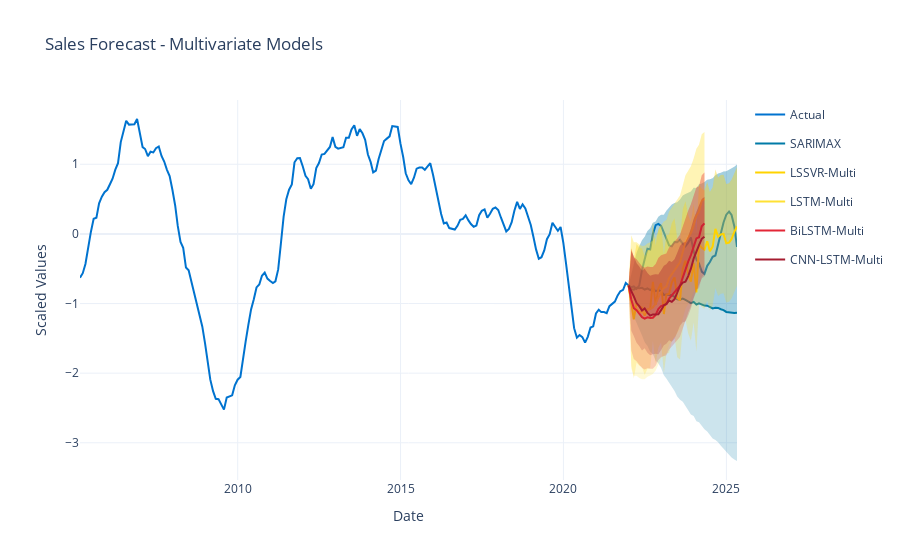

Notebook source saved alongside this figure:
### Code cell
fig_multi = go.Figure()

# Actual data
fig_multi.add_trace(go.Scatter(
    x=y2_scaled.index,
    y=y2_scaled,
    mode='lines',
    name='Actual',
    line=dict(width=2, color='#0073CF'),
    legendgroup="Actual"
))

last_train_x = y2_train_scaled.index[-1]
last_train_y = y2_train_scaled.values[-1]

# Multivariate forecasts
models_multi = {
    "SARIMAX": (sarimax_forecast, sarimax_ci),
    "LSSVR-Multi": (lssvr_mv_forecast, (lssvr_mv_lower, lssvr_mv_upper)),
    "LSTM-Multi": (lstm_mv_forecast, (lstm_mv_lower, lstm_mv_upper)),
    "BiLSTM-Multi": (bilstm_mv_forecast, (bilstm_mv_lower, bilstm_mv_upper)),
    "CNN-LSTM-Multi": (cnnlstm_mv_forecast, (cnnlstm_mv_lower, cnnlstm_mv_upper))
}

colors = [
    "#007BA7",  # Brandeis Blue
    "#FFD300",  # Sunny
    "#FFE135",  # Banana Yellow
    "#E32636",  # Spanish Red
    "#A51C30"   # Harvard Crimson
]

for i, (name, (forecast, ci)) in enumerate(models_multi.items()):
    # Handle confidence intervals
    if isinstance(ci, tuple):
        lower, upper = np.array(ci[0]), np.array(ci[1])
    elif isinstance(ci, np.ndarray):
        lower, upper = ci[:, 0], ci[:, 1]
    else:  # DataFrame
        lower, upper = ci.iloc[:, 0].values, ci.iloc[:, 1].values

    # Forecast line
    fig_multi.add_trace(go.Scatter(
        x=[last_train_x] + list(y2_test_scaled.index),
        y=[last_train_y] + list(forecast),
        mode='lines',
        name=name,
        line=dict(color=colors[i]),
        legendgroup=name
    ))

    # Confidence interval (fill)
    fig_multi.add_trace(go.Scatter(
        x=[last_train_x] + list(y2_test_scaled.index),
        y=[last_train_y] + list(upper),
        mode='lines',
        line=dict(width=0),
        fill='tonexty',
        fillcolor=f'rgba{tuple(list(px.colors.hex_to_rgb(colors[i])) + [0.2])}',
        showlegend=False,
        legendgroup=name
    ))
    fig_multi.add_trace(go.Scatter(
        x=[last_train_x] + list(y2_test_scaled.index),
        y=[last_train_y] + list(lower),
        mode='lines',
        line=dict(width=0),
        fill='tonexty',
        fillcolor=f'rgba{tuple(list(px.colors.hex_to_rgb(colors[i])) + [0.2])}',
        showlegend=False,
        legendgroup=name
    ))

fig_multi.update_layout(
    title='Sales Forecast - Multivariate Models',
    xaxis_title='Date',
    yaxis_title='Scaled Values',
    template='plotly_white'
)

fig_multi.show()
